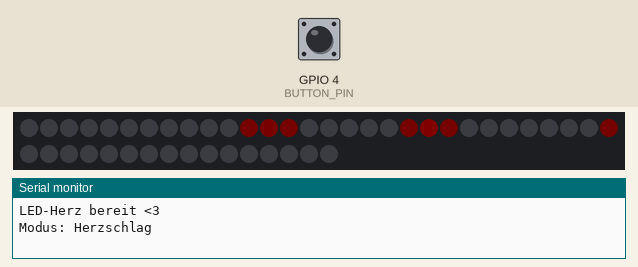
Recording of a program running on a simulated Seeed XIAO ESP32-C3. Shown: 46 RGB LEDs in strip order, left to right, continuing on the next row, the last lines printed to the serial monitor. Inputs (shaded band) come from the test bench; at power-on: GPIO 4 (BUTTON_PIN) HIGH. Dim RGB values are drawn brighter than linear; random numbers use the default seed unless the program sets one; EEPROM starts erased.

Above: at 1.22 s.
2.0 s: GPIO 4 (BUTTON_PIN) pulled LOW for 0.15 s
At 2.34 s:
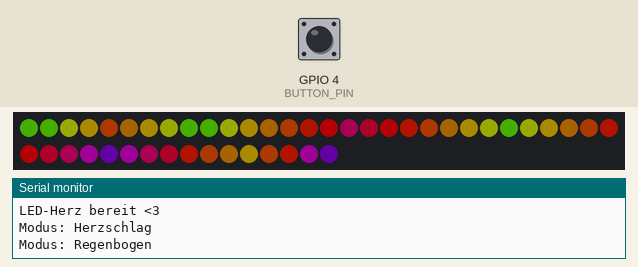
2.7 s: GPIO 4 (BUTTON_PIN) pulled LOW for 0.15 s
At 3.24 s:
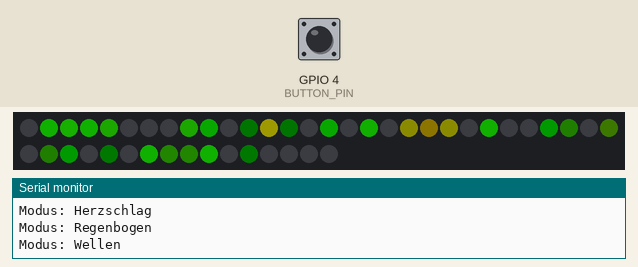
3.4 s: GPIO 4 (BUTTON_PIN) pulled LOW for 1 s
At 4.44 s:
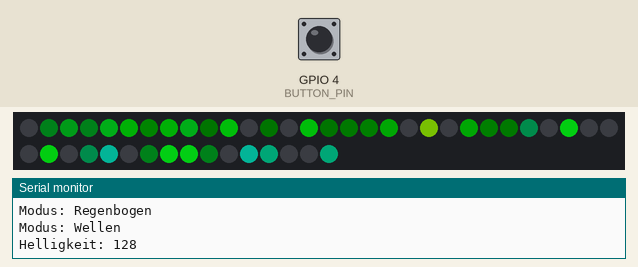
5.0 s: GPIO 4 (BUTTON_PIN) pulled LOW for 0.15 s
At 5.34 s:
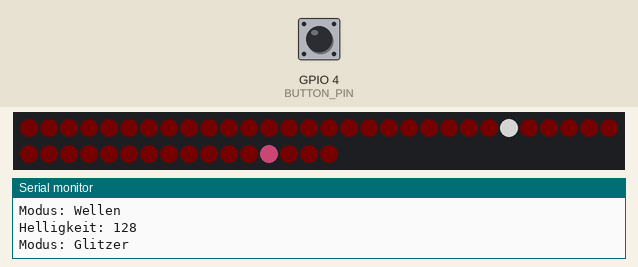
5.7 s: GPIO 4 (BUTTON_PIN) pulled LOW for 0.15 s
At 6.24 s:
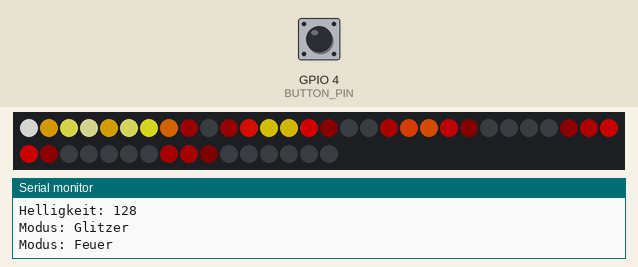
6.4 s: GPIO 4 (BUTTON_PIN) pulled LOW for 0.15 s
At 6.84 s:
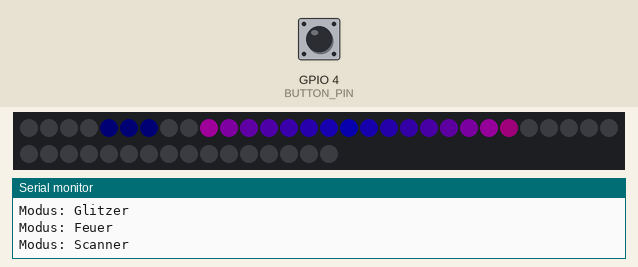
Timing chart, 0 to 9.4 s (numbered marks = the images above; inputs shaded):
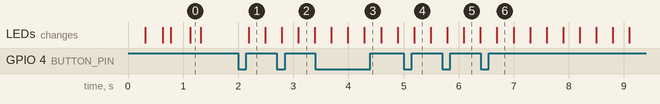

The program:

main.cpp
```cpp
// LED-Herz – Lichtshow mit 46 WS2812B und einem Taster
//
// Taster kurz drücken  -> nächster Effekt (nach dem letzten kommt "Auto")
// Taster lang drücken  -> Helligkeit durchschalten
// Effekt und Helligkeit bleiben nach dem Ausstecken gespeichert.
#include <Arduino.h>
#include <FastLED.h>
#include <Preferences.h>

#include "config.h"
#include "effects.h"
#include "heart_map.h"

static CRGB leds[heart::NUM_LEDS];
static Preferences prefs;

static uint8_t mode;        // 0..COUNT-1 = fester Effekt, COUNT = Auto-Modus
static uint8_t autoIndex;   // aktueller Effekt im Auto-Modus
static uint8_t brightLevel;
static uint32_t lastAutoSwitch;

static const uint8_t NUM_LEVELS = sizeof(BRIGHTNESS_LEVELS);

static void save() {
  prefs.putUChar("mode", mode);
  prefs.putUChar("bright", brightLevel);
}

static void showModeName() {
  if (mode == effects::COUNT)
    Serial.println("Modus: Auto");
  else
    Serial.printf("Modus: %s\n", effects::LIST[mode].name);
}

// Entprellter Taster: liefert 1 = kurz, 2 = lang, 0 = nichts
static uint8_t readButton() {
  static bool stable = HIGH, lastRaw = HIGH, longFired = false;
  static uint32_t changedAt = 0, pressedAt = 0;
  bool raw = digitalRead(BUTTON_PIN);
  uint32_t now = millis();
  if (raw != lastRaw) {
    lastRaw = raw;
    changedAt = now;
  }
  if (now - changedAt < DEBOUNCE_MS) return 0;
  if (raw != stable) {
    stable = raw;
    if (stable == LOW) {
      pressedAt = now;
      longFired = false;
    } else if (!longFired) {
      return 1;
    }
  }
  if (stable == LOW && !longFired && now - pressedAt > LONG_PRESS_MS) {
    longFired = true;
    return 2;
  }
  return 0;
}

void setup() {
  Serial.begin(115200);
  pinMode(BUTTON_PIN, INPUT_PULLUP);

  FastLED.addLeds<LED_TYPE, LED_PIN, COLOR_ORDER>(leds, heart::NUM_LEDS)
      .setCorrection(TypicalLEDStrip);
  FastLED.setMaxPowerInVoltsAndMilliamps(POWER_VOLTS, POWER_MILLIAMPS);

  prefs.begin("heart", false);
  mode = prefs.getUChar("mode", 0);
  brightLevel = prefs.getUChar("bright", DEFAULT_BRIGHTNESS_LEVEL);
  if (mode > effects::COUNT) mode = 0;
  if (brightLevel >= NUM_LEVELS) brightLevel = DEFAULT_BRIGHTNESS_LEVEL;
  FastLED.setBrightness(BRIGHTNESS_LEVELS[brightLevel]);

  effects::begin(leds);

  // Kurzer Selbsttest: jede LED einmal der Reihe nach (zeigt Lötfehler sofort)
  for (int i = 0; i < heart::NUM_LEDS; i++) {
    leds[i] = CHSV(i * 255 / heart::NUM_LEDS, 255, 255);
    FastLED.show();
    delay(15);
  }
  FastLED.clear();

  Serial.println("LED-Herz bereit <3");
  showModeName();
}

void loop() {
  switch (readButton()) {
    case 1:
      mode = (mode + 1) % (effects::COUNT + 1);
      autoIndex = 0;
      lastAutoSwitch = millis();
      FastLED.clear();
      save();
      showModeName();
      break;
    case 2:
      brightLevel = (brightLevel + 1) % NUM_LEVELS;
      FastLED.setBrightness(BRIGHTNESS_LEVELS[brightLevel]);
      save();
      Serial.printf("Helligkeit: %u\n", BRIGHTNESS_LEVELS[brightLevel]);
      break;
  }

  uint8_t fx = mode;
  if (mode == effects::COUNT) {
    if (millis() - lastAutoSwitch > AUTO_SWITCH_SECONDS * 1000UL) {
      lastAutoSwitch = millis();
      autoIndex = (autoIndex + 1) % effects::COUNT;
    }
    fx = autoIndex;
  }

  EVERY_N_MILLISECONDS(1000 / FRAMES_PER_SECOND) {
    effects::LIST[fx].fn();
    FastLED.show();
  }
}
```

effects.cpp
```cpp
#include "effects.h"

namespace effects {

using heart::COLS;
using heart::NUM_LEDS;
using heart::ROWS;

static CRGB *L;
static heart::Pos pos[NUM_LEDS];
static uint8_t dist[NUM_LEDS];  // Abstand zur Herzmitte, 0..255

void begin(CRGB *leds) {
  L = leds;
  heart::buildChain(pos);
  float maxd = 0, d[NUM_LEDS];
  for (int i = 0; i < NUM_LEDS; i++) {
    float dx = pos[i].col - 4.0f, dy = pos[i].row - 3.2f;
    d[i] = sqrtf(dx * dx + dy * dy);
    if (d[i] > maxd) maxd = d[i];
  }
  for (int i = 0; i < NUM_LEDS; i++) dist[i] = uint8_t(d[i] / maxd * 255);
}

// Herzschlag ~55 bpm: kräftiger Schlag, kleiner Nachschlag, Pause.
void heartbeat() {
  uint16_t t = millis() % 1100;
  for (int i = 0; i < NUM_LEDS; i++) {
    // äußere LEDs schlagen minimal später -> Welle von innen nach außen
    int tt = int(t) - dist[i] / 4;
    uint8_t v = 0;
    if (tt >= 0 && tt < 160) v = cubicwave8(tt * 255 / 160);
    else if (tt >= 260 && tt < 400) v = cubicwave8((tt - 260) * 255 / 140) * 3 / 4;
    v = qadd8(scale8(v, 230), 18);  // nie ganz aus
    L[i] = CHSV(250, 255, v);
  }
}

void rainbow() {
  uint8_t base = millis() / 12;
  for (int i = 0; i < NUM_LEDS; i++)
    L[i] = CHSV(base + (pos[i].col + pos[i].row) * 14, 255, 255);
}

void ripple() {
  uint8_t phase = millis() / 6;
  uint8_t hue = millis() / 60;
  for (int i = 0; i < NUM_LEDS; i++) {
    uint8_t w = sin8(dist[i] * 2 - phase);
    L[i] = CHSV(hue + dist[i] / 4, 230, scale8(w, w));
  }
}

void sparkle() {
  for (int i = 0; i < NUM_LEDS; i++) L[i] = blend(L[i], CRGB(40, 0, 12), 24);
  if (random8() < 90) L[random8(NUM_LEDS)] = CRGB::White;
  if (random8() < 40) L[random8(NUM_LEDS)] = CHSV(230, 120, 255);
}

void fire() {
  static uint8_t heat[ROWS][COLS];
  static uint32_t last;
  if (millis() - last < 30) return;
  last = millis();
  for (int r = 0; r < ROWS; r++)  // abkühlen
    for (int c = 0; c < COLS; c++) heat[r][c] = qsub8(heat[r][c], random8(10, 60));
  for (int r = 0; r < ROWS - 1; r++)  // Hitze steigt nach oben (Zeile 0 = oben)
    for (int c = 0; c < COLS; c++) {
      int l = c > 0 ? c - 1 : c, rr = c < COLS - 1 ? c + 1 : c;
      int below2 = r + 2 < ROWS ? r + 2 : ROWS - 1;
      heat[r][c] = (heat[r + 1][c] * 2 + heat[r + 1][l] + heat[r + 1][rr] +
                    heat[below2][c] * 2) / 6;
    }
  for (int c = 2; c < 7; c++)  // Funken unten an der Spitze
    if (random8() < 130) heat[ROWS - 1][c] = qadd8(heat[ROWS - 1][c], random8(120, 220));
  for (int r = ROWS - 3; r < ROWS; r++)
    for (int c = 0; c < COLS; c++)
      if (random8() < 25) heat[r][c] = qadd8(heat[r][c], random8(40, 120));
  for (int i = 0; i < NUM_LEDS; i++)
    L[i] = HeatColor(heat[pos[i].row][pos[i].col]);
}

void scanner() {
  // Position in 1/16 Zeilen, läuft hin und her
  uint16_t p = beatsin16(18, 0, (ROWS - 1) * 16);
  uint8_t hue = millis() / 40;
  for (int i = 0; i < NUM_LEDS; i++) {
    int d = abs(int(pos[i].row) * 16 - int(p));
    uint8_t v = d < 24 ? 255 - d * 10 : 0;
    L[i] = blend(L[i], CHSV(hue + pos[i].col * 6, 255, v), 80);
  }
}

void confetti() {
  fadeToBlackBy(L, NUM_LEDS, 12);
  if (random8() < 120) L[random8(NUM_LEDS)] += CHSV(random8(), 200, 255);
}

const Effect LIST[] = {
    {"Herzschlag", heartbeat}, {"Regenbogen", rainbow}, {"Wellen", ripple},
    {"Glitzer", sparkle},      {"Feuer", fire},         {"Scanner", scanner},
    {"Konfetti", confetti},
};
const uint8_t COUNT = sizeof(LIST) / sizeof(LIST[0]);

}  // namespace effects
```

effects.h
```cpp
#pragma once
#include <FastLED.h>
#include "heart_map.h"

// Alle Effekte schreiben in leds[] (heart::NUM_LEDS) und werden pro Frame aufgerufen.
namespace effects {

void begin(CRGB *leds);  // einmal in setup()

void heartbeat();   // rot pulsierend, "bum-bum"
void rainbow();     // diagonale Regenbogen-Welle
void ripple();      // Ringe von der Mitte nach außen
void sparkle();     // Glitzern auf rosa Grund
void fire();        // Feuer von unten nach oben
void scanner();     // Farbbalken läuft von oben nach unten
void confetti();    // bunte Konfetti-Punkte

using Fn = void (*)();
struct Effect {
  const char *name;
  Fn fn;
};

extern const Effect LIST[];
extern const uint8_t COUNT;  // ohne Auto-Modus

}  // namespace effects
```

heart_map.h
```cpp
#pragma once
// Herz-Matrix: welche LED (Index in der Datenkette) sitzt an welcher Stelle?
// MUSS mit hardware/gen_pcb.py (MASK + chain_order) übereinstimmen.
// Keine Arduino-Abhängigkeiten, damit es auch am PC getestet werden kann.
#include <stdint.h>

namespace heart {

constexpr int COLS = 9;
constexpr int ROWS = 8;

// 'X' = LED, '.' = keine LED. Zeile 0 ist oben.
constexpr const char *MASK[ROWS] = {
    ".XX...XX.",
    "XXXX.XXXX",
    "XXXXXXXXX",
    "XXXXXXXXX",
    ".XXXXXXX.",
    "..XXXXX..",
    "...XXX...",
    "....X....",
};

// rekursiv, damit es auch mit C++11-Compilern (ESP32-Arduino) geht
constexpr int countRow(const char *s) { return *s ? (*s == 'X') + countRow(s + 1) : 0; }
constexpr int countLeds(int r = 0) { return r < ROWS ? countRow(MASK[r]) + countLeds(r + 1) : 0; }

constexpr int NUM_LEDS = countLeds();  // 46

// Position jeder LED in der Kette
struct Pos {
  int8_t col, row;
};

// Kette: Start unten an der Spitze, dann Schlangenlinie nach oben.
// Zeile k (von unten gezählt): gerade k = links->rechts, ungerade = rechts->links.
inline void buildChain(Pos *out) {
  int i = 0;
  for (int k = 0; k < ROWS; k++) {
    int r = ROWS - 1 - k;
    bool ltr = (k % 2) == 0;
    for (int j = 0; j < COLS; j++) {
      int c = ltr ? j : COLS - 1 - j;
      if (MASK[r][c] == 'X') out[i++] = {int8_t(c), int8_t(r)};
    }
  }
}

}  // namespace heart
```

config.h
```cpp
#pragma once
#include <Arduino.h>

// ---------------------------------------------------------------------------
// Hier alles einstellen, was zu deinem Aufbau passt.
// ---------------------------------------------------------------------------

#if defined(ARDUINO_XIAO_ESP32C3) || defined(ARDUINO_XIAO_ESP32S3)
  // Die Herz-Platine: XIAO steckt hinten, Pins wie im Layout
  #define LED_PIN     D10   // -> 74AHCT1G125 -> 330R -> erste LED (Spitze)
  #define BUTTON_PIN  D2    // Taster "EFFEKT" gegen GND
#else
  // ESP32 DevKit auf dem Steckbrett
  #define LED_PIN     16
  #define BUTTON_PIN  4
#endif

#define LED_TYPE    WS2812B
#define COLOR_ORDER GRB          // Falls Rot und Grün vertauscht sind: RGB probieren

// Stromlimit (5V). 46 LEDs voll weiß wären ~2,8 A – das begrenzen wir.
// Mit einem 3A-USB-C-Netzteil kannst du auf 2500 gehen.
#define POWER_VOLTS       5
#define POWER_MILLIAMPS   1500

// Helligkeitsstufen (Taster lang drücken schaltet durch)
static const uint8_t BRIGHTNESS_LEVELS[] = { 24, 64, 128, 200 };
#define DEFAULT_BRIGHTNESS_LEVEL 1

#define FRAMES_PER_SECOND   60
#define AUTO_SWITCH_SECONDS 15   // Auto-Modus: so oft wechselt der Effekt

#define LONG_PRESS_MS 800
#define DEBOUNCE_MS   30
```
